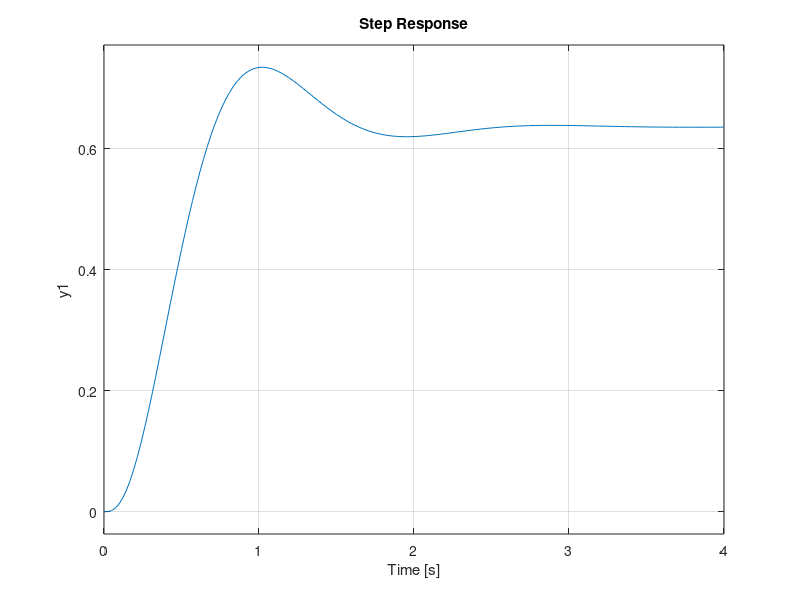

MATLAB code for this plot: (Note: this script raises an error after producing the figure.)
% ME134 HW 7

%% PI Controller
close all % close all the previous figures

% the uncompensated system
G = tf([1], [1, 17, 66, 72]); % the open loop transfer function
f1 = figure;
subplot(2, 2, 1);
rlocus(G) % plot the root locus
sgrid([0.5], []) % plot the line of zeta = 0.5

G_cl = feedback(126*G, 1); % the unitary feedback, uncompensated system
subplot(2, 2, 2);
step(G_cl); % plot of the step response of the uncompensated system
stepinfo(G_cl) % step response characterisitcs of the uncompenstated system

% PI compensated system
G_comp = tf([1, 0.1], [1, 17, 66, 72, 0]); % open loop compensated tf
subplot(2, 2, 3);
rlocus(G_comp) % root locus of the compensated closed loop system
sgrid([0.5], []) % plot the line of zeta = 0.5

G_comp_cl = feedback(125*G_comp, 1); % unitary feedback, compensated system
subplot(2, 2, 4);
step(G_comp_cl);
stepinfo(G_comp_cl)

% plotting the step response of the uncompensated and compensated closed
% loop systems superimposed
f2 = figure;
hold on;
step(G_cl);
step(G_comp_cl);

%% PD Controller
close all;

G = tf(1, [1, 30, 200, 0]); % the open loop tf
f1 = figure;
subplot(2, 2, 1);
rlocus(G) % the root locus of the closed loop tf, to find he gain at zeta
sgrid(0.456, []);
damp(G) % get the open loop pole locations
% controlSystemDesigner(G)

K = 1160; % the gain for zeta = 0.456
G_cl = feedback(K*G, 1);
stepinfo(G_cl) % print the step info of the uncompensated system
subplot(2, 2, 2);
step(G_cl)

% get the angle between the ol poles and the desired cl pole
positive_real = [1, 0, 0]; % +real axis, with dim of 3 for cross product
des_pole1 = [-13.03, 25.43, 0]; % vector from the 1st ol pole to desired
des_pole2 = [-13.03 + 10, 25.43, 0];
des_pole3 = [-13.03 + 20, 25.43, 0];

theta1 = atan2d(norm(cross(positive_real,des_pole1)),dot(positive_real,des_pole1));
theta2 = atan2d(norm(cross(positive_real,des_pole2)),dot(positive_real,des_pole2));
theta3 = atan2d(norm(cross(positive_real,des_pole3)),dot(positive_real,des_pole3));

sum = theta1 + theta2 + theta3; % sum of the pole angles

theta_z = sum - 180; % the angular contribution required for the compensated pole

T = tf([1, 4.4732], [1, 30, 200, 0]); % the compensated open loop tf
subplot(2, 2, 3);
rlocus(T); % root locus of the compensated system
sgrid(0.456, []);

K_comp = 720;

T_cl = feedback(2150*T, 1); % the compensated, closed loop transfer function
subplot(2, 2, 4); % plotting the step response of the compensated system
step(T_cl); % print the step info of the uncompensated system
stepinfo(T_cl)

% plotting the step response of the uncompensated and compensated closed
% loop systems superimposed
f2 = figure;
hold on;
step(G_cl);
step(T_cl);

%% PID Controller
close all;

G = tf(1, conv([1 0], conv([1 6], [1, 10]))); % the uncompensated ol tf
rlocus(G);
sgrid(0.456, []);
K = 190;
a
G_cl = feedback(K*G, 1)
stepinfo(G_cl)
step(G_cl)

pidtool(G)